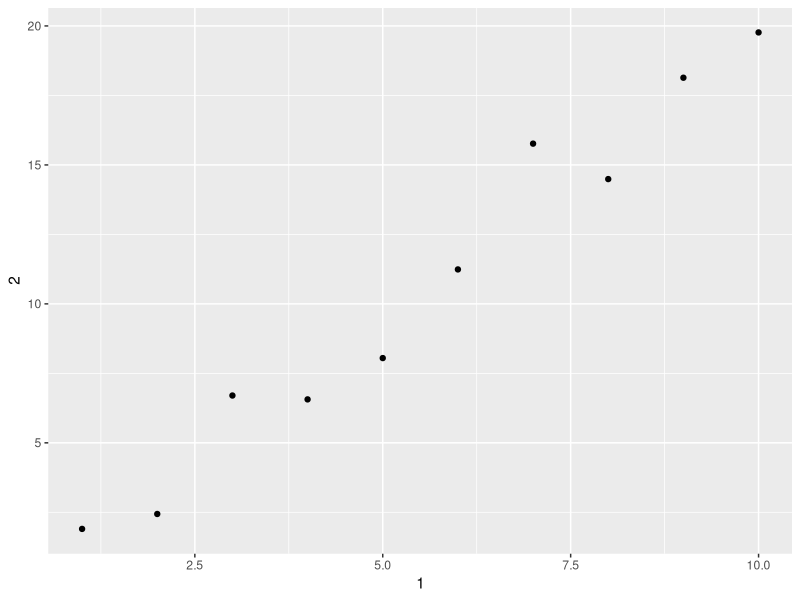

This chart was generated by the following R code:
library(tidyverse)

as_tibble(iris)

#1 

mtcars

as_tibble(mtcars)

is_tibble(mtcars)

is_tibble(as_tibble(mtcars))

#2

df <- data.frame(abc = 1, xyz = "a")

df$x
df[, "xyz"]
df[, c("abc", "xyz")]

tbl <- as_tibble(df)
tbl$x

tbl[, "xyz"]

tbl[, c("abc", "xyz")]

#3

#You can use the double bracket, like df[[var]]. 
#You cannot use $, because df$var would look for a column named var.

var <- "mpg"

df[[var]]

#4

annoying <- tibble(
  `1` = 1:10,
  `2` = `1` * 2 + rnorm(length(`1`))
)

#.1

annoying[["1"]]


#.2

ggplot(annoying, aes(x = `1`, y = `2`)) +
  geom_point()

#.3

annoying <- mutate(annoying, `3` = `2` / `1`)

#.4

annoying <- rename(annoying, one = `1`, two = `2`, three = `3`)
annoying

#5

#Converts named vectors into a dataframe:

enframe(c(a = 1, b = 2, c = 3))


#6

#Try ?print.tbl  It is n_extra


?print.tbl

#max_extra_cols was previously n_extra






